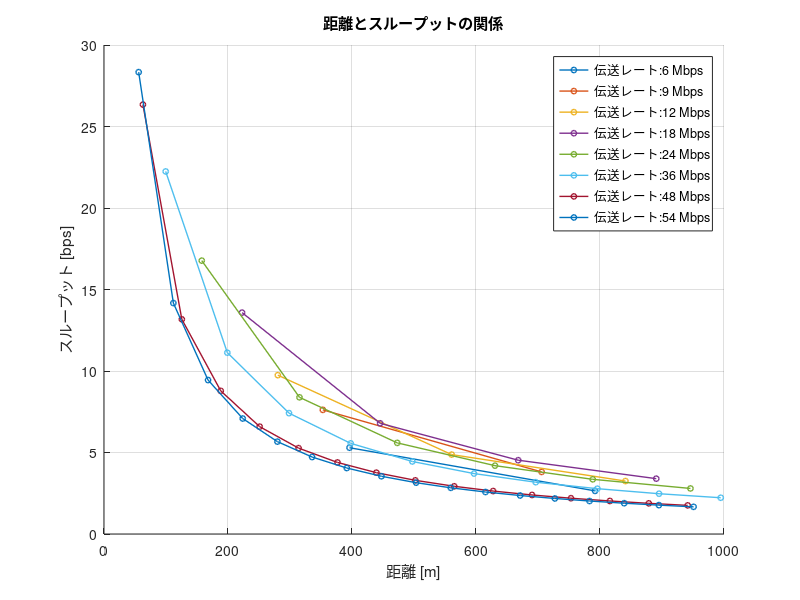

Here is the MATLAB script that generated this plot:
%最大伝送距離で配置された端末で1000[m]までのスループット
Rmin = [-82, -81, -79, -77, -74, -70, -66, -65]; % 最小受信感度 [dBm]
TR = [6, 9, 12, 18, 24, 36, 48, 54]; % 伝送レート [Mbps]
databit = [24, 36, 48, 72, 96, 144, 192, 216]; % OFDMシンボルごとのデータビット[bit]

Tp = 10; % 送信電力 [dBm]
f = 2.4 * 10^9; % 周波数 [Hz]
c = 3 * 10^8; % 光速 [m/s]

PLCP_pre = 16; % PLCPプリアンブル[μs]
PLCPhead_sig = 1; % PLCPヘッダ（シグナル）[μs]
PLCPhead_ser = 16; % PLCPヘッダ（サービス）[μs]
ACK = 80; % 802.11ACKフレーム[bit]
MAC = 192; % 802.11MACヘッダ[bit]
LLC = 64; % LLCヘッダ[bit]
packet = 12000; % IPパケット[bit]
FCS = 32; % FCS[bit]
tail = 6; % テイルビット[bit]
SIFS = 10; % [μs]
DIFS = 34; % [μs]
backoff = 101.5; % 平均バックオフ制御時間 [μs]

% フィギュアの設定
figure;
hold on;

max_distance = 1000; % 最大距離 [m]

for i = 1:length(Rmin)
    Rmin_current = Rmin(i);
    TR_current = TR(i);
    databit_current = databit(i);
    
    % 最大伝送距離の計算
    Lfs = Tp - Rmin_current; % 距離減衰 [dB]
    d1 = ((10^(Lfs / 20)) * c) / (4 * pi * f); % 最大伝送距離 [m]
    
    % フレームの計算
    ACK_t = PLCP_pre + (PLCPhead_sig + ceil((PLCPhead_ser + ACK + FCS + tail) / databit_current)) * 4;
    data_t = PLCP_pre + (PLCPhead_sig + ceil((PLCPhead_ser + MAC + LLC + packet + FCS + tail) / databit_current)) * 4;
    
    % 距離の計算
    distances = 0:d1:max_distance; % 距離配列の作成 (d1単位で)
    throughput2 = zeros(size(distances)); % スループット配列の初期化

    for j = 1:length(distances)
        D = distances(j);
        total_tt = (ACK_t + data_t + SIFS+6 + backoff + DIFS) * (D / d1);
        throughput2(j) = packet / total_tt; % スループット計算
    end
    
    % プロット
    plot(distances, throughput2, '-o', 'LineWidth', 1, 'MarkerSize', 4, 'DisplayName', sprintf('伝送レート:%d Mbps',  TR_current));
end

% グラフのラベルとタイトル設定
xlabel('距離 [m]');
ylabel('スループット [bps]');
title('距離とスループットの関係');
legend('show');
grid on;
hold off;

